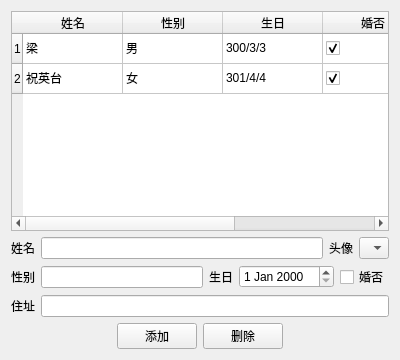
<?xml version="1.0" encoding="UTF-8"?>
<ui version="4.0">
 <class>Widget</class>
 <widget class="QWidget" name="Widget">
  <property name="geometry">
   <rect>
    <x>0</x>
    <y>0</y>
    <width>400</width>
    <height>360</height>
   </rect>
  </property>
  <property name="windowTitle">
   <string>Widget</string>
  </property>
  <layout class="QVBoxLayout" name="verticalLayout">
   <item>
    <widget class="QTableWidget" name="tableWidget">
     <property name="rowCount">
      <number>2</number>
     </property>
     <row/>
     <row/>
     <column>
      <property name="text">
       <string>姓名</string>
      </property>
     </column>
     <column>
      <property name="text">
       <string>性别</string>
      </property>
     </column>
     <column>
      <property name="text">
       <string>生日</string>
      </property>
     </column>
     <column>
      <property name="text">
       <string>婚否</string>
      </property>
     </column>
     <column>
      <property name="text">
       <string>住址</string>
      </property>
     </column>
     <item row="0" column="0">
      <property name="text">
       <string>梁</string>
      </property>
      <property name="icon">
       <iconset resource="photos.qrc">
        <normaloff>:/images/butterfly01.png</normaloff>:/images/butterfly01.png</iconset>
      </property>
     </item>
     <item row="0" column="1">
      <property name="text">
       <string>男</string>
      </property>
     </item>
     <item row="0" column="2">
      <property name="text">
       <string>300/3/3</string>
      </property>
     </item>
     <item row="0" column="3">
      <property name="checkState">
       <enum>Checked</enum>
      </property>
     </item>
     <item row="0" column="4">
      <property name="text">
       <string>梁家村</string>
      </property>
     </item>
     <item row="1" column="0">
      <property name="text">
       <string>祝英台</string>
      </property>
      <property name="icon">
       <iconset resource="photos.qrc">
        <normaloff>:/images/butterfly02.png</normaloff>:/images/butterfly02.png</iconset>
      </property>
     </item>
     <item row="1" column="1">
      <property name="text">
       <string>女</string>
      </property>
     </item>
     <item row="1" column="2">
      <property name="text">
       <string>301/4/4</string>
      </property>
     </item>
     <item row="1" column="3">
      <property name="checkState">
       <enum>Checked</enum>
      </property>
     </item>
     <item row="1" column="4">
      <property name="text">
       <string>祝家村</string>
      </property>
     </item>
    </widget>
   </item>
   <item>
    <layout class="QHBoxLayout" name="horizontalLayout">
     <item>
      <widget class="QLabel" name="label">
       <property name="text">
        <string>姓名</string>
       </property>
      </widget>
     </item>
     <item>
      <widget class="QLineEdit" name="lineEditName"/>
     </item>
     <item>
      <widget class="QLabel" name="label_2">
       <property name="text">
        <string>头像</string>
       </property>
      </widget>
     </item>
     <item>
      <widget class="QComboBox" name="comboBoxPhotos">
       <item>
        <property name="text">
         <string/>
        </property>
        <property name="icon">
         <iconset resource="photos.qrc">
          <normaloff>:/images/butterfly01.png</normaloff>:/images/butterfly01.png</iconset>
        </property>
       </item>
       <item>
        <property name="text">
         <string/>
        </property>
        <property name="icon">
         <iconset resource="photos.qrc">
          <normaloff>:/images/butterfly02.png</normaloff>:/images/butterfly02.png</iconset>
        </property>
       </item>
       <item>
        <property name="text">
         <string/>
        </property>
        <property name="icon">
         <iconset resource="photos.qrc">
          <normaloff>:/images/cute01.png</normaloff>:/images/cute01.png</iconset>
        </property>
       </item>
       <item>
        <property name="text">
         <string/>
        </property>
        <property name="icon">
         <iconset resource="photos.qrc">
          <normaloff>:/images/cute02.png</normaloff>:/images/cute02.png</iconset>
        </property>
       </item>
       <item>
        <property name="text">
         <string/>
        </property>
        <property name="icon">
         <iconset resource="photos.qrc">
          <normaloff>:/images/toofat.png</normaloff>:/images/toofat.png</iconset>
        </property>
       </item>
      </widget>
     </item>
    </layout>
   </item>
   <item>
    <layout class="QHBoxLayout" name="horizontalLayout_2">
     <item>
      <widget class="QLabel" name="label_3">
       <property name="text">
        <string>性别</string>
       </property>
      </widget>
     </item>
     <item>
      <widget class="QLineEdit" name="lineEditGender"/>
     </item>
     <item>
      <widget class="QLabel" name="label_4">
       <property name="text">
        <string>生日</string>
       </property>
      </widget>
     </item>
     <item>
      <widget class="QDateEdit" name="dateEdit"/>
     </item>
     <item>
      <widget class="QCheckBox" name="checkBoxMarried">
       <property name="text">
        <string>婚否</string>
       </property>
      </widget>
     </item>
    </layout>
   </item>
   <item>
    <layout class="QHBoxLayout" name="horizontalLayout_3">
     <item>
      <widget class="QLabel" name="label_5">
       <property name="text">
        <string>住址</string>
       </property>
      </widget>
     </item>
     <item>
      <widget class="QLineEdit" name="lineEditAddress"/>
     </item>
    </layout>
   </item>
   <item>
    <layout class="QHBoxLayout" name="horizontalLayout_4">
     <item>
      <spacer name="horizontalSpacer">
       <property name="orientation">
        <enum>Qt::Horizontal</enum>
       </property>
       <property name="sizeHint" stdset="0">
        <size>
         <width>40</width>
         <height>20</height>
        </size>
       </property>
      </spacer>
     </item>
     <item>
      <widget class="QPushButton" name="pushButtonAdd">
       <property name="text">
        <string>添加</string>
       </property>
      </widget>
     </item>
     <item>
      <widget class="QPushButton" name="pushButtonDel">
       <property name="text">
        <string>删除</string>
       </property>
      </widget>
     </item>
     <item>
      <spacer name="horizontalSpacer_2">
       <property name="orientation">
        <enum>Qt::Horizontal</enum>
       </property>
       <property name="sizeHint" stdset="0">
        <size>
         <width>40</width>
         <height>20</height>
        </size>
       </property>
      </spacer>
     </item>
    </layout>
   </item>
  </layout>
 </widget>
 <layoutdefault spacing="6" margin="11"/>
 <resources>
  <include location="photos.qrc"/>
 </resources>
 <connections/>
</ui>
